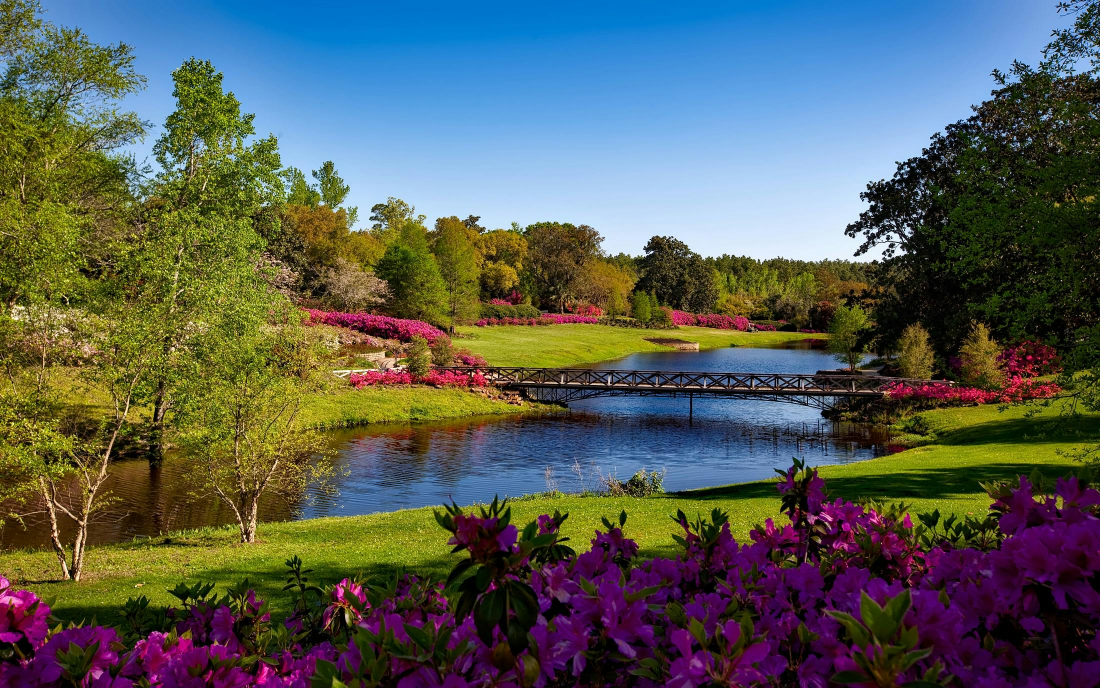
#> input picture Project31-ImageResizerFilter/sample.jpg, 2200 x 1376 px (shown at 1/2 size)
$ python img_processing.py
#> lines starting #> are read from the running program, lines starting #| are printed output that depends on the picture
from PIL import Image, ImageFilter
import os

IMAGE_PATH = "sample.jpg"
OUTPUT_DIR = "processed_images"

def ensure_output_dir(path):
    os.makedirs(path, exist_ok=True)

def process_image(image_path, output_dir):
#> called with image_path = 'sample.jpg', output_dir = 'processed_images'
    try:
        img = Image.open(image_path)
#> img is the input picture: PIL image 2200x1376 RGB; mean R, G, B 85.9, 92.2, 86.3
    except FileNotFoundError:
        print(f"Error: File '{image_path}' not found.")
        return
    except Exception as e:
        print(f"Error opening image: {e}")
        return

    resized = img.resize((300, 300))
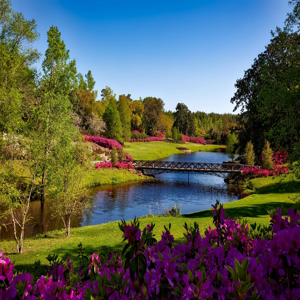
#> resized: PIL image 300x300 RGB; mean R, G, B 86, 92.2, 86.3
    resized.save(os.path.join(output_dir, "resized.jpg"))
    print("Image resized to 300x300.")

    grayscale = img.convert("L")
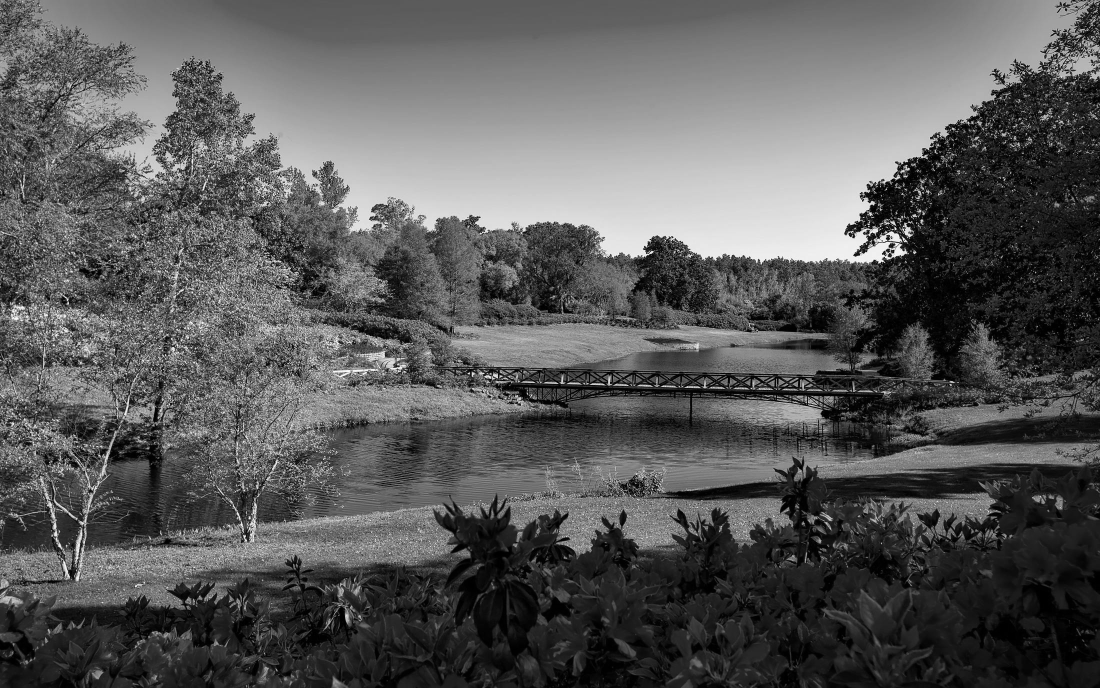
#> grayscale: PIL image 2200x1376 L (shown at 1/2 size); min 0, max 255, mean 89.7
    grayscale.save(os.path.join(output_dir, "grayscale.jpg"))
    print("Grayscale version saved.")

    blurred = img.filter(ImageFilter.BLUR)
    blurred.save(os.path.join(output_dir, "blurred.jpg"))
    print("Blur effect applied.")

def main():
    ensure_output_dir(OUTPUT_DIR)
    process_image(IMAGE_PATH, OUTPUT_DIR)

if __name__ == "__main__":
    main()
